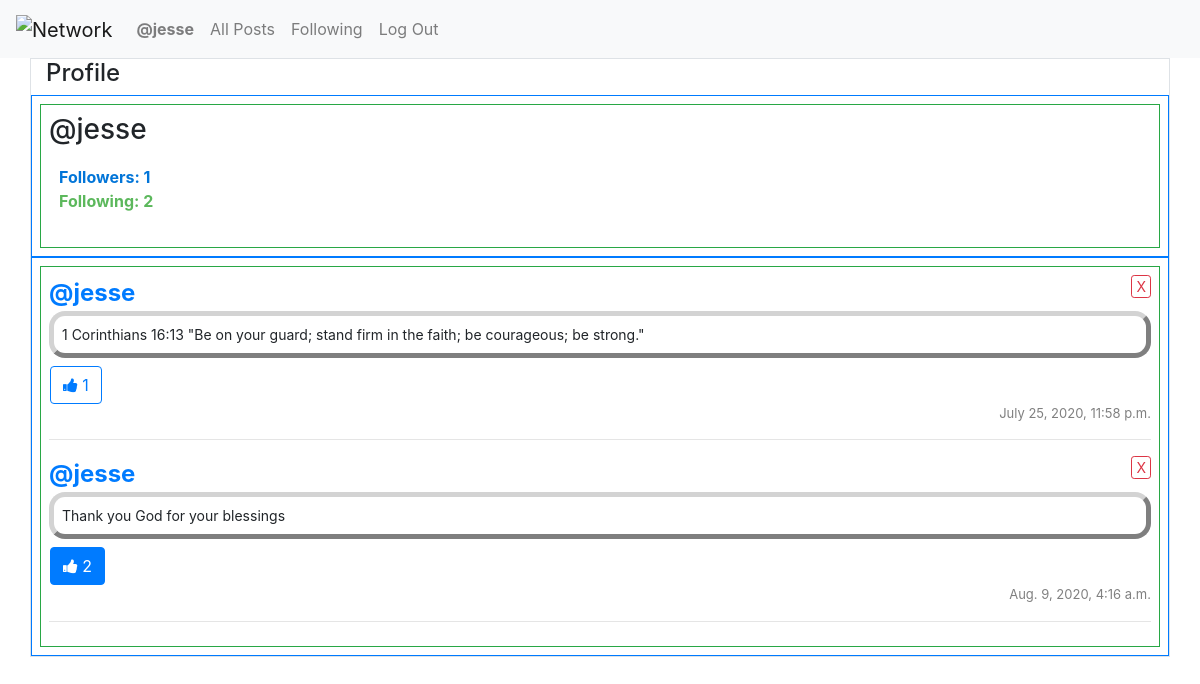
Screenshot of /profile/jesse (signed in) with the database file from the repository.
### network/models.py (models this page shows, shortened)
class User(AbstractUser):
    following_count = models.IntegerField(default=0)
    followers_count = models.IntegerField(default=0)

class Post(models.Model):
    user = models.ForeignKey(User, on_delete=models.CASCADE, default="")
    content = models.TextField(max_length=64, default="")
    time = models.DateTimeField(default=now)
    likes = models.IntegerField(default=0)

### network/views.py (the view)
# urls.py: path("profile/<str:name>", views.profile_view, name="profile"),
def profile_view(request, name):
    user_info = User.objects.get(username=name)
    user_is_following = False   #Set for default value
    followers = Follower.objects.filter(user__username=name).all()
    for follower in followers:
        if follower.follower == request.user.username:
            user_is_following = True
        else:
            user_is_following = False
    liked_post_id_list = likedPostList(request)
    return render(request, "network/profile.html", {
        "name": user_info.username,
        "user_info": user_info,
        "user_is_following": user_is_following,
        "posts": list(Post.objects.all().filter(user__username=name)),
        "liked_post_id_list": liked_post_id_list
    })

### network/views.py (called while the page is built)
def likedPostList(request):
    liked_post_id_list = []
    if request.user:
        liked_posts = Like.objects.filter(user=request.user).all()
        for post in liked_posts:
            liked_post_id_list.append(post.post)
    return liked_post_id_list

### network/templates/network/profile.html (shortened to what this page needs)
{% extends "network/layout.html" %} {% block body %}
<div class="container border">
    <h4>Profile</h4>
    <div class="row border border-primary">
        <div class="col border border-success p-2 m-2">
            <h3>@{{ name }}</h3>
            <ul class="profile">
                <li class="followers">
                    Followers: {{user_info.followers_count}}
                </li>
                <li class="following">
                    Following: {{user_info.following_count}}
                </li>
            </ul>
        </div>
    </div>
    <div class="row border border-primary">
        <div class="col border border-success p-2 m-2">
            {% include "modules/posts.html" %}
        </div>
    </div>
</div>
{% endblock %}

### network/templates/network/layout.html (shortened to what this page needs)
{% load static %}
<!DOCTYPE html>
<html lang="en">
    <head>
        <link rel="stylesheet" href="https://stackpath.bootstrapcdn.com/bootstrap/4.4.1/css/bootstrap.min.css">
        <link href="{% static 'network/styles.css' %}" rel="stylesheet">
        <link rel="stylesheet" href="https://cdnjs.cloudflare.com/ajax/libs/font-awesome/4.7.0/css/font-awesome.min.css">
    </head>
    <body>
        <nav class="navbar navbar-expand-lg navbar-light bg-light">
            <a class="navbar-brand" href="#">
                <img src="https://gyazo.com/2dc992d3aa39a8561c76a3cf6ad4dee6.png" alt="Network">
            </a>
            <div>
              <ul class="navbar-nav mr-auto">
                {% if user.is_authenticated %}
                    <li class="nav-item">
                        <a class="nav-link" href="{% url 'profile' user.username %}"><strong>@{{ user.username }}</strong></a>
                    </li>
                {% endif %}
                <li class="nav-item">
                  <a class="nav-link" href="{% url 'index' %}">All Posts</a>
                </li>
                {% if user.is_authenticated %}
                    <li class="nav-item">
                        <a class="nav-link" href="{% url 'following' %}">Following</a>
                    </li>
                    <li class="nav-item">
                        <a class="nav-link" href="{% url 'logout' %}">Log Out</a>
                    </li>
                {% endif %}
              </ul>
            </div>
          </nav>
        <div class="body">
            {% block body %}
            {% endblock %}
        </div>
    </body>
</html>

### network/templates/modules/posts.html
{% for post in posts %}
    {% if request.user.username == post.user.username %}
        <button
            type="button"
            class="btn btn-outline-danger btn-sm px-1 py-0 pull-right delete-button"
            data-post="{{ post.id }}">
                X
            </button>
    {% endif %}
    <ul class="post post-{{ post.id }}" data-post="{{ post.id }}">
        <li class="post-username"><a class="link-username" href="{% url 'profile' post.user.username %}">@{{ post.user.username }}</a></li>
        <li class="post-content">{{ post.content }}</li>
        <li class="post-likes">
            {% if user.is_authenticated %}
                {% if post.id in liked_post_id_list %}
                    <form class="likeForm">
                        <button
                            class="btn btn-primary"
                            type="button"
                            data-post="{{ post.id }}"
                            data-liked="true"
                            data-likes="{{ post.likes }}"
                            data-session-user="{{ request.user.username }}">
                                <i class="fa fa-thumbs-up"></i>
                                {{ post.likes }}
                        </button>
                    </form>
                {% else %}
                    <form class="likeForm">
                        <button
                            class="btn btn-outline-primary"
                            type="button"
                            data-post="{{ post.id }}"
                            data-liked="false"
                            data-likes="{{ post.likes }}"
                            data-session-user="{{ request.user.username }}">
                                <i class="fa fa-thumbs-up"></i>
                                {{ post.likes }}
                        </button>
                    </form>
                {% endif %}
            {% endif %}
        <li class="post-time">{{ post.time }}</li>
    </ul>
    <hr class="hr-{{ post.id }}">
{% empty %}
    <span class="post-empty">No posts at this time!</span>
{% endfor %}

### network/static/network/styles.css (style rules this page uses)
.post { padding: 0; list-style-type: none; }
.post-username { font-weight: bold; font-size: 24px; list-style: none; }
.post-content { padding: 8px; font-size: 14px; border-style: outset; border-color: lightgray; border-radius: 16px; border-width: thick; }
.post-time { text-align: right; color: gray; font-size: small; }
.post-likes { padding-left: 1px; padding-top: 8px; padding-bottom: 0px; color: #0275d8; font-size: 16px; }
.profile { padding: 10px; list-style-type: none; }
.followers { color: #0275d8; font-weight: bold; }
.following { color: #5cb85c; font-weight: bold; }

### rows the page displays
User: username "jesse", followers_count "1", following_count "2"
Post: user.username "jesse", content "1 Corinthians 16:13 \"Be on your guard; stand firm in the faith; be courageous; be strong.\"", likes "1", time "July 25, 2020, 11:58 p.m."
Post: user.username "jesse", content "Thank you God for your blessings", likes "2", time "Aug. 9, 2020, 4:16 a.m."
